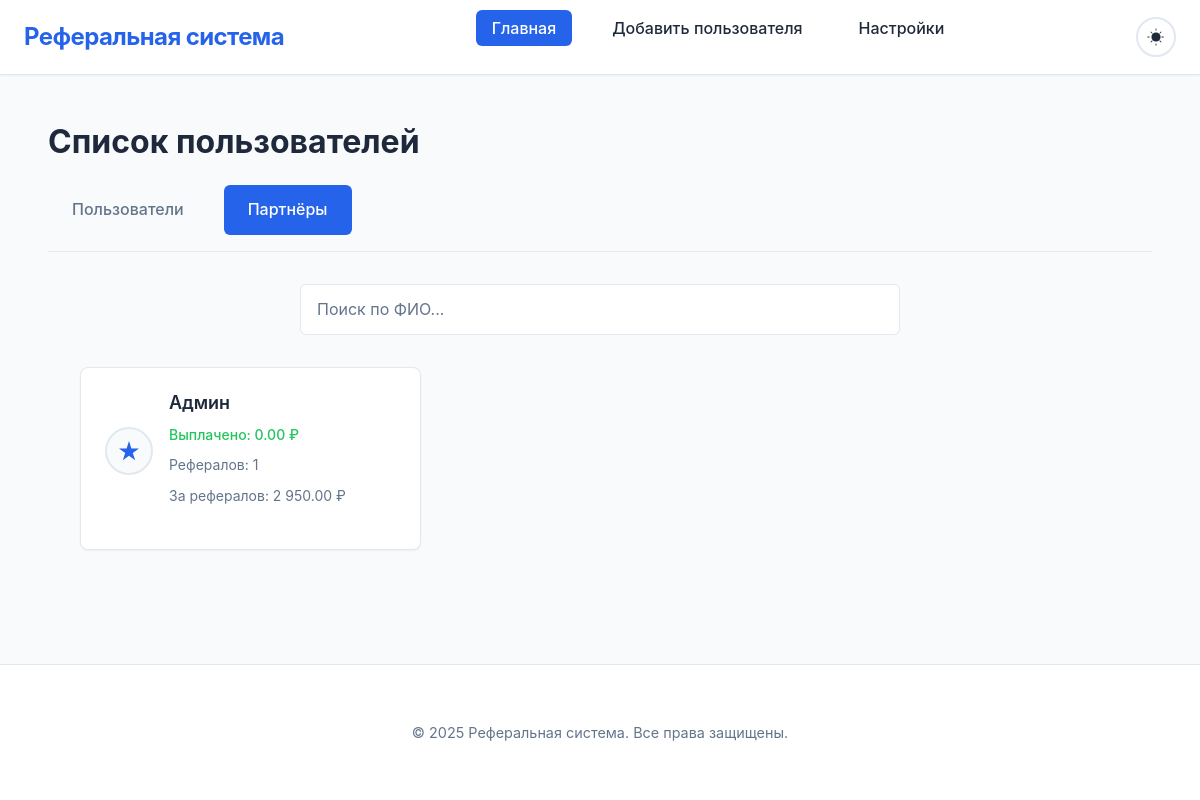
The page /?tab=affiliates on the database its author committed.
### tables this page shows
CREATE TABLE `users` (
  `id` int(11) NOT NULL,
  `full_name` varchar(255) NOT NULL,
  `bank_card` text DEFAULT NULL COMMENT 'Зашифрованный номер банковской карты (необязательное поле)',
  `telegram_username` varchar(255) NOT NULL,
  `telegram_id` bigint(20) DEFAULT NULL,
  `phone_number` varchar(20) NOT NULL,
  `birth_date` date NOT NULL,
  `is_affiliate` tinyint(1) DEFAULT 0,
  `created_at` timestamp NOT NULL DEFAULT current_timestamp(),
  `affiliate_id` int(11) DEFAULT NULL,
  `total_paid_amount` decimal(10,2) DEFAULT 0.00 COMMENT 'Всего выплачено в рублях',
  `referral_count` int(11) DEFAULT 0 COMMENT 'Количество рефералов',
  `total_paid_for_referrals` decimal(10,2) DEFAULT 0.00 COMMENT 'Всего выплачено за рефералов',
  `monthly_paid_amount` decimal(10,2) DEFAULT 0.00 COMMENT 'Выплачено в рублях за текущий месяц',
  `monthly_paid_for_referrals` decimal(10,2) DEFAULT 0.00 COMMENT 'Выплачено за рефералов за текущий месяц',
  `payment_month` varchar(7) DEFAULT NULL COMMENT 'Месяц выплат в формате YYYY-MM'
);

### index.php (the view, shortened to what this page needs)
<?php
require_once 'includes/database.php';
$activeTab = isset($_GET['tab']) ? $_GET['tab'] : 'users';
require_once 'includes/header.php';
?>
<div class="container">
    <h1>Список пользователей</h1>
    <div class="tabs">
        <a href="?tab=users" class="tab <?= $activeTab === 'users' ? 'active' : '' ?>">Пользователи</a>
        <a href="?tab=affiliates" class="tab <?= $activeTab === 'affiliates' ? 'active' : '' ?>">Партнёры</a>
    </div>
    <div class="search-container">
        <form class="search-form" onsubmit="return false;">
            <input type="text"
                   id="user-search"
                   class="search-input"
                   placeholder="Поиск по ФИО..."
                   autocomplete="off">
        </form>
    </div>
    <?php
    try {
        $sql = "SELECT u.*,
                       (SELECT COUNT(*) FROM users WHERE affiliate_id = u.id) as referral_count
                FROM users u
                WHERE u.is_affiliate = :is_affiliate
                ORDER BY u.created_at DESC";
        $stmt = $pdo->prepare($sql);
        $stmt->execute(['is_affiliate' => ($activeTab === 'affiliates' ? 1 : 0)]);
        $users = $stmt->fetchAll();
        if (count($users) > 0): ?>
            <ul class="users-list">
                <?php foreach ($users as $user): ?>
                    <li>
                        <a href="user.php?id=<?= htmlspecialchars($user['id']) ?>">
                            <div class="user-card-header">
                                <div class="user-avatar">
                                    <?php if ($user['is_affiliate']): ?>
                                        <svg class="icon icon-affiliate" viewBox="0 0 24 24" width="24" height="24">
                                            <path d="M12 2l2.4 7.4h7.6l-6.2 4.5 2.4 7.4-6.2-4.5-6.2 4.5 2.4-7.4-6.2-4.5h7.6z"/>
                                        </svg>
                                    <?php endif; ?>
                                </div>
                                <div class="user-card-info">
                                    <h3 class="user-name"><?= htmlspecialchars($user['full_name']) ?></h3>
                                    <div class="user-stats">
                                        <span class="stat-item">Выплачено: <?= number_format($user['total_paid_amount'], 2, '.', ' ') ?> ₽</span>
                                        <?php if ($user['is_affiliate']): ?>
                                            <span class="stat-item">Рефералов: <?= $user['referral_count'] ?></span>
                                            <span class="stat-item">За рефералов: <?= number_format($user['total_paid_for_referrals'], 2, '.', ' ') ?> ₽</span>
                                        <?php endif; ?>
                                    </div>
                                </div>
                            </div>
                        </a>
                    </li>
                <?php endforeach; ?>
            </ul>
        <?php else: ?>
            <p>
                <?= $activeTab === 'affiliates' ? 'Партнёры не найдены' : 'Пользователи не найдены' ?>
            </p>
        <?php endif;
    } catch (PDOException $e) {
        echo '<div class="alert alert-error">Ошибка при получении списка пользователей</div>';
    }
    ?>
</div>
<?php require_once 'includes/footer.php'; ?>

### css/style.css (style rules this page uses)
:root { --primary-color: #2563eb; --primary-dark: #1d4ed8; --secondary-color: #64748b; --accent-color: #3b82f6; --success-color: #22c55e; --error-color: #ef4444; --warning-color: #f59e0b; --background-color: #f8fafc; --card-background: #ffffff; --text-primary: #1e293b; --text-secondary: #64748b; --border-color: #e2e8f0; --shadow-sm: 0 1px 2px 0 rgb(0 0 0 / 0.05); --shadow: 0 4px 6px -1px rgb(0 0 0 / 0.1); --shadow-lg: 0 10px 15px -3px rgb(0 0 0 / 0.1); --radius-sm: 0.375rem; --radius: 0.5rem; --radius-lg: 0.75rem; }
* { box-sizing: border-box; }
body { -webkit-text-size-adjust: 100%; -ms-text-size-adjust: 100%; text-size-adjust: 100%; }
.container { width: 100%; max-width: 1200px; margin: 0 auto; padding: 0 1rem; }
* { margin: 0; padding: 0; box-sizing: border-box; }
body { font-family: 'Inter', system-ui, -apple-system, sans-serif; line-height: 1.6; color: var(--text-primary); background-color: var(--background-color); min-height: 100vh; display: flex; flex-direction: column; }
.container { max-width: 1200px; margin: 0 auto; padding: 1.5rem; width: 100%; }
.tabs { display: flex; gap: 1rem; margin-bottom: 2rem; border-bottom: 1px solid var(--border-color); padding-bottom: 1rem; }
.tab { padding: 0.75rem 1.5rem; border-radius: var(--radius-sm); color: var(--text-secondary); text-decoration: none; font-weight: 500; transition: all 0.2s ease; }
.tab.active { background-color: var(--primary-color); color: white; }
.users-list { display: grid; grid-template-columns: repeat(auto-fill, minmax(300px, 1fr)); gap: 1.5rem; margin-top: 2rem; }
.users-list li { background: var(--card-background); border: 1px solid var(--border-color); border-radius: var(--radius); overflow: hidden; transition: all 0.3s ease; box-shadow: var(--shadow-sm); }
.users-list a { text-decoration: none; color: var(--text-primary); display: block; padding: 1.5rem; }
.user-card-header { display: flex; align-items: center; margin-bottom: 1rem; }
.user-avatar { width: 48px; height: 48px; background-color: var(--background-color); border-radius: 50%; display: flex; align-items: center; justify-content: center; margin-right: 1rem; border: 2px solid var(--border-color); }
.user-avatar .icon { fill: currentColor; }
.user-avatar .icon-affiliate { color: var(--primary-color); animation: pulse 2s infinite; }
.user-card-info h3 { font-size: 1.125rem; font-weight: 600; color: var(--text-primary); margin-bottom: 0.25rem; }
.icon { fill: currentColor; }
.icon-affiliate { color: var(--primary-color); }
.icon-affiliate { animation: pulse 2s infinite; }
input[type="text"], input[type="number"], input[type="tel"], select { width: 100%; padding: 0.75rem 1rem; border: 1px solid var(--border-color); border-radius: var(--radius-sm); font-size: 1rem; color: var(--text-primary); background-color: var(--card-background); transition: all 0.2s ease; }
.search-container { margin: 2rem 0; }
.search-form { max-width: 600px; margin: 0 auto; }
.search-input { width: 100%; padding: 1rem 1.5rem; font-size: 1rem; border: 2px solid var(--border-color); border-radius: var(--radius); background-color: var(--card-background); transition: all 0.2s ease; }
.search-input::placeholder { color: var(--text-secondary); }
.users-list li, .user-info, .form-container, .photo-container { animation: fadeIn 0.3s ease-out; }
* { transition: background-color 0.3s ease, color 0.3s ease, border-color 0.3s ease; }
.user-stats { display: flex; flex-direction: column; gap: 0.25rem; margin-top: 0.5rem; }
.stat-item { font-size: 0.875rem; color: var(--text-secondary); padding: 0.125rem 0; }
.stat-item:first-child { font-weight: 500; color: var(--success-color); }
h1 { font-size: 2rem; color: var(--text-primary); margin-bottom: 1.5rem; font-weight: 700; }

### rows shown on the page
users: is_affiliate 1 (drawn), full_name "Админ", total_paid_amount "0.00", referral_count "1", total_paid_for_referrals "2 950.00"
